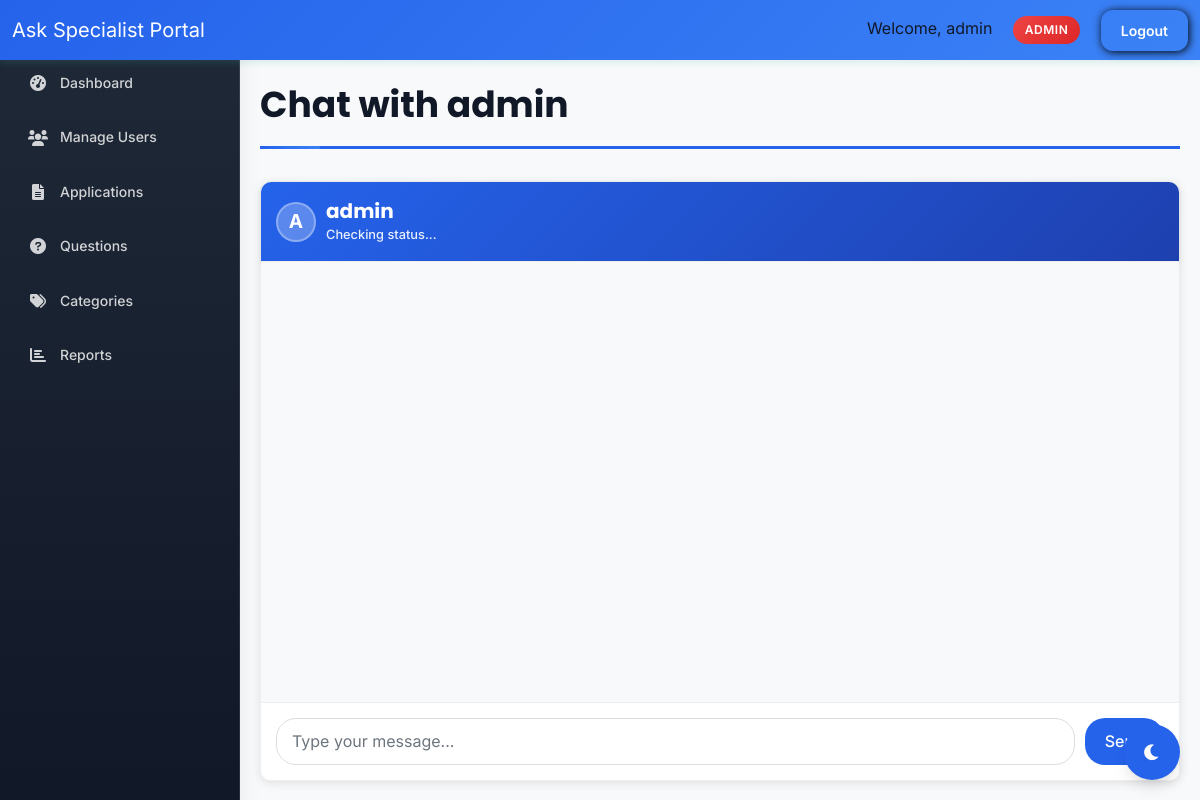
Screenshot of /chat.php?receiver_id=1 (signed in) with the database file from the repository.
### tables this page shows
CREATE TABLE IF NOT EXISTS users (
    id INT PRIMARY KEY AUTO_INCREMENT,
    username VARCHAR(50) UNIQUE NOT NULL,
    password VARCHAR(255) NOT NULL,
    email VARCHAR(255) UNIQUE NOT NULL,
    phone VARCHAR(255) UNIQUE NOT NULL,
    address VARCHAR(255) NOT NULL,
    role ENUM('admin', 'asker', 'specialist') NOT NULL,
    deleted_at TIMESTAMP NULL DEFAULT NULL,
    created_at TIMESTAMP DEFAULT CURRENT_TIMESTAMP
);

### chat.php (the view, shortened to what this page needs)
<?php
require_once 'config/database.php';
$receiver_id = isset($_GET['receiver_id']) ? (int)$_GET['receiver_id'] : 0;
$stmt = $conn->prepare("SELECT username FROM users WHERE id = ?");
$stmt->bind_param("i", $receiver_id);
$stmt->execute();
$result = $stmt->get_result();
$receiver = $result->fetch_assoc();
$page_title = "Chat with " . htmlspecialchars($receiver['username']);
?>
<div class="chat-container">
    <div class="chat-header">
        <div class="profile-circle">
            <?= strtoupper(substr($receiver['username'], 0, 1)) ?>
        </div>
        <div class="chat-info">
            <h5 class="username"><?= htmlspecialchars($receiver['username']) ?></h5>
            <div class="online-status" id="onlineStatus">Checking status...</div>
        </div>
    </div>
    <div class="messages-container" id="messagesContainer">
    </div>
    <div class="input-container">
        <input type="text" class="message-input" id="messageInput" placeholder="Type your message...">
        <button class="send-button" id="sendButton">Send</button>
    </div>
</div>
<?php
$content = ob_get_clean();
require_once "includes/layout.php";
?>

### includes/layout.php (shortened to what this page needs)
<!DOCTYPE html>
<html lang="en">
<head>
    <link href="https://cdn.jsdelivr.net/npm/bootstrap@5.1.3/dist/css/bootstrap.min.css" rel="stylesheet">
    <link href="https://cdnjs.cloudflare.com/ajax/libs/font-awesome/6.0.0/css/all.min.css" rel="stylesheet">
</head>
<body>
    <nav class="navbar navbar-expand-lg navbar-light bg-white fixed-top">
        <div class="container-fluid">
            <a class="navbar-brand" href="<?php echo $_SESSION["role"] === "admin" ? "../admin/dashboard.php" : "dashboard.php"; ?>">Ask Specialist Portal</a>
            <div class="ms-auto">
                <span class="me-3">Welcome, <?php echo htmlspecialchars($_SESSION["username"]); ?></span>
                <span class="badge bg-<?php
                    echo $_SESSION["role"] === "admin" ? "danger" :
                        ($_SESSION["role"] === "specialist" ? "success" : "primary");
                ?> me-3"><?php echo ucfirst(htmlspecialchars($_SESSION["role"])); ?></span>
                <a href="<?php
                    if ($_SESSION["role"] === "admin") {
                        echo "../logout.php";
                    } elseif ($_SESSION["role"] === "specialist") {
                        echo "../logout.php";
                    } else {
                        echo "logout.php";
                    }
                ?>" class="btn btn-outline-danger btn-sm" style="box-shadow: 1px 1px 8px black; padding: 10px 20px; color: white;" >Logout</a>
            </div>
        </div>
    </nav>
    <nav class="col-md-3 col-lg-2 d-md-block sidebar" id="sidebar">
        <div class="sidebar-sticky">
            <ul class="nav flex-column">
                <?php
                $current_page = basename($_SERVER['PHP_SELF']);
                $is_admin_dir = strpos($_SERVER['PHP_SELF'], '/admin/') !== false;
                $admin_prefix = $is_admin_dir ? '' : 'admin/';
                 ?>
                <?php if($_SESSION["role"] === "admin"): ?>
                    <li class="nav-item">
                        <a class="nav-link <?php echo $current_page === 'dashboard.php' ? 'active' : ''; ?>" href="<?php echo $admin_prefix; ?>dashboard.php">
                            <i class="fas fa-tachometer-alt"></i>
                            <span>Dashboard</span>
                        </a>
                    </li>
                    <li class="nav-item">
                        <a class="nav-link <?php echo $current_page === 'users.php' ? 'active' : ''; ?>" href="<?php echo $admin_prefix; ?>users.php">
                            <i class="fas fa-users"></i>
                            <span>Manage Users</span>
                        </a>
                    </li>
                    <li class="nav-item">
                        <a class="nav-link <?php echo $current_page === 'applications.php' ? 'active' : ''; ?>" href="<?php echo $admin_prefix; ?>applications.php">
                            <i class="fas fa-file-alt"></i>
                            <span>Applications</span>
                        </a>
                    </li>
                    <li class="nav-item">
                        <a class="nav-link <?php echo $current_page === 'questions.php' ? 'active' : ''; ?>" href="<?php echo $admin_prefix; ?>questions.php">
                            <i class="fas fa-question-circle"></i>
                            <span>Questions</span>
                        </a>
                    </li>
                    <li class="nav-item">
                        <a class="nav-link <?php echo $current_page === 'categories.php' ? 'active' : ''; ?>" href="<?php echo $admin_prefix; ?>categories.php">
                            <i class="fas fa-tags"></i>
                            <span>Categories</span>
                        </a>
                    </li>
                    <li class="nav-item">
                        <a class="nav-link <?php echo $current_page === 'reports.php' ? 'active' : ''; ?>" href="<?php echo $admin_prefix; ?>reports.php">
                            <i class="fas fa-chart-bar"></i>
                            <span>Reports</span>
                        </a>
                    </li>
                <?php endif; ?>
            </ul>
        </div>
    </nav>
    <main class="main-content">
        <?php if(isset($page_title)): ?>
            <h2 class="page-title"><?php echo $page_title; ?></h2>
        <?php endif; ?>
        <?php if(isset($content)): ?>
            <?php echo $content; ?>
        <?php endif; ?>
    </main>
    <button class="theme-toggle" id="themeToggle" title="Toggle Dark Mode">
        <i class="fas fa-moon" id="themeIcon"></i>
    </button>
</body>
</html>

### chat.php (style rules this page uses)
.chat-container { width: 100%; max-width: 100%; margin: 0; background: var(--card-background, #fff); border-radius: 10px; box-shadow: 0 2px 10px rgba(0,0,0,0.1); display: flex; flex-direction: column; height: calc(100vh - 200px); border: 1px solid var(--border-color, #eee); }
.chat-header { padding: 15px; border-bottom: 1px solid #eee; display: flex; align-items: center; gap: 10px; background: linear-gradient(135deg, #2563EB 0%, #1E40AF 100%); color: white; border-radius: 10px 10px 0 0; box-shadow: 0 2px 4px rgba(0,0,0,0.1); }
.profile-circle { width: 40px; height: 40px; background: rgba(255, 255, 255, 0.25); border-radius: 50%; display: flex; align-items: center; justify-content: center; color: white; font-size: 1.2rem; font-weight: bold; border: 2px solid rgba(255, 255, 255, 0.3); }
.chat-info { flex: 1; }
.username { font-weight: bold; color: white; margin: 0; }
.online-status { font-size: 0.8rem; color: rgba(255, 255, 255, 0.9); font-weight: 500; }
.messages-container { flex: 1; overflow-y: auto; padding: 20px; display: flex; flex-direction: column; gap: 10px; background: var(--background-color, #f8f9fa); }
.input-container { padding: 15px; border-top: 1px solid var(--border-color, #eee); display: flex; gap: 10px; background: var(--card-background, white); border-radius: 0 0 10px 10px; }
.message-input { flex: 1; padding: 10px 15px; border: 1px solid var(--border-color, #ddd); border-radius: 20px; outline: none; transition: border-color 0.3s; background: var(--card-background, white); color: var(--text-color, #333); }
.message-input::placeholder { color: var(--text-muted, #6c757d); }
.send-button { padding: 10px 20px; background: var(--primary-color) !important; color: white !important; border: none; border-radius: 20px; cursor: pointer; transition: all 0.3s; font-weight: 500; }

### rows the page displays
users: username "Chat with admin", username "A", username "admin"

### other values shown
$_SESSION["username"] "admin"
$_SESSION["role"] "ADMIN"
